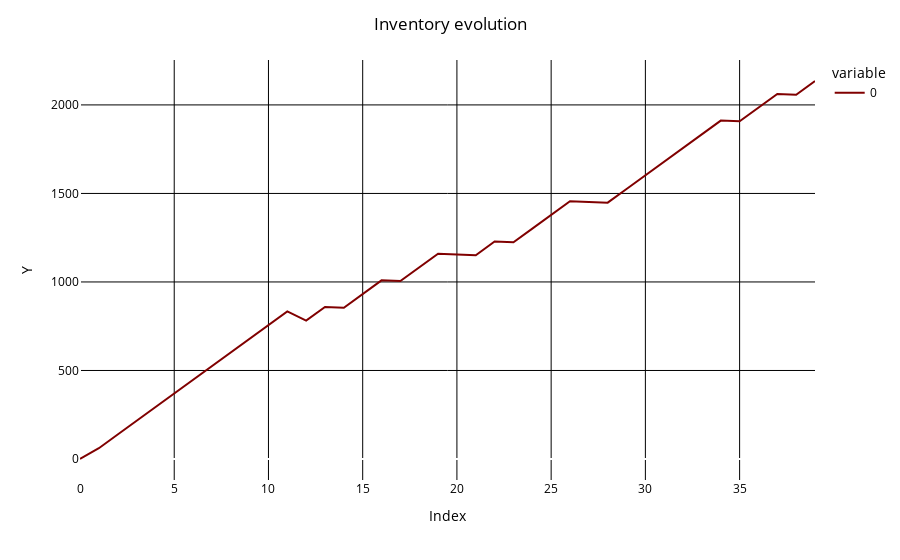

Notebook code cell kept with this figure:
### Code cell
fig = px.line(Y_t)
fig.update_traces(line_color = "maroon")

fig.update_layout(
    title_text="Inventory evolution",
    title_x=0.5,
    plot_bgcolor='white',  # set background color to white
    paper_bgcolor='white',  # set background color to white
    font=dict(color='black'),  # set font color to black
    xaxis=dict(title_text="Index", color='black', tickcolor='black', gridcolor='black'),  # set x-axis color, tick color, grid color, and grid width
    yaxis=dict(title_text="Y", color='black', tickcolor='black', gridcolor='black'),  # set y-axis color, tick color, grid color, and grid width
)

fig.show()

### Figure 1 — Plotly figure (JSON) as saved in the notebook; plotly's stock layout.template omitted (floating-point values rounded to 4 significant figures)
{"data": [{"hovertemplate": "variable=0<br>index=%{x}<br>value=%{y}<extra></extra>", "legendgroup": "0", "line": {"color": "maroon", "dash": "solid"}, "marker": {"symbol": "circle"}, "mode": "lines", "name": "0", "orientation": "v", "showlegend": true, "type": "scatter", "x": [0, 1, 2, 3, 4, 5, 6, 7, 8, 9, 10, 11, 12, 13, 14, 15, 16, 17, 18, 19, 20, 21, 22, 23, 24, 25, 26, 27, 28, 29, 30, 31, 32, 33, 34, 35, 36, 37, 38, 39], "xaxis": "x", "y": [0, 60.84, 138.1, 215.4, 292.7, 370.0, 447.3, 524.6, 601.9, 679.2, 756.5, 833.8, 781.5, 858.8, 854.6, 931.9, 1009.0, 1005.0, 1082.0, 1160.0, 1155.0, 1151.0, 1228.0, 1224.0, 1302.0, 1379.0, 1456.0, 1452.0, 1448.0, 1525.0, 1602.0, 1680.0, 1757.0, 1834.0, 1912.0, 1907.0, 1985.0, 2062.0, 2058.0, 2135.0], "yaxis": "y"}], "layout": {"font": {"color": "black"}, "legend": {"title": {"text": "variable"}, "tracegroupgap": 0}, "margin": {"t": 60}, "paper_bgcolor": "white", "plot_bgcolor": "white", "title": {"text": "Inventory evolution", "x": 0.5}, "xaxis": {"anchor": "y", "color": "black", "domain": [0, 1], "gridcolor": "black", "tickcolor": "black", "title": {"text": "Index"}}, "yaxis": {"anchor": "x", "color": "black", "domain": [0, 1], "gridcolor": "black", "tickcolor": "black", "title": {"text": "Y"}}}}
